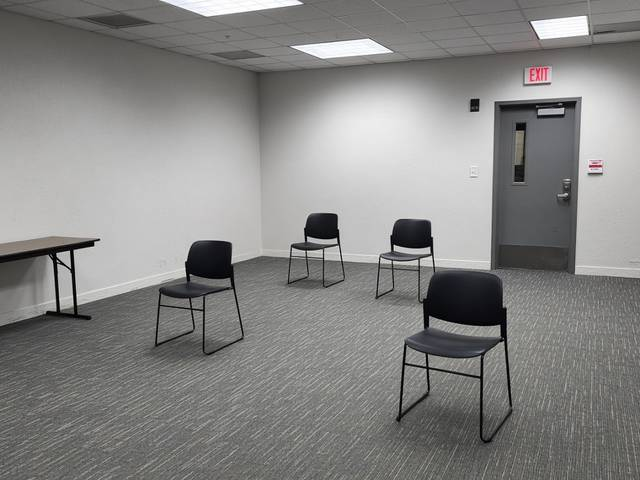
#> input picture server/tests/fixtures/scenes/640x480/01_entry_overview.jpg, 640 x 480 px
$ python -i exit_nav.py   (imports and definitions only)
#> lines starting #> are read from the running program, lines starting #| are printed output that depends on the picture; after the words box and inside, x2 and y2 are one past the last pixel; in counts of white or black regions, pixels touching at a corner belong together
#> further down, picture is the input picture: PIL image 640x480 RGB; mean R, G, B 134.5, 134.1, 132.7
"""Exit finding + path to exit from one landscape frame (prototype navigator "exitpath").

Pipeline (deterministic, CPU only):
  1. metric depth: DA2 metric-indoor-small ONNX, landscape frame run as two portrait tiles
     (depth_land.depth_landscape(mode="tiles")), working grid 320x240.
  2. floor plane: robust LS fit on the bottom 28% of rows -> camera height / pitch / roll in
     model units. Depth is rescaled so camera height = CAM_H_M (1.3 m chest mount, the same
     assumption server/ai/proximity.py documents). If the fit is implausible the raw depth and a
     level camera are used and the result is flagged (scale_source="raw").
  3. exit: red EXIT-sign blob (HSV) in the top 40% of the frame, then the door slab under it
     (columns darker than the wall or farther in depth). A door/doorway WITHOUT a sign is
     reported as `door_candidates` but never as the exit (scene 08 trap).
  4. top-down occupancy: back-project depth, height above the floor plane; 0.15-1.9 m = obstacle,
     <0.08 m = floor. 0.1 m cells, per-column ray casting marks seen-free cells, rest unknown.
  5. A* (8-connected) from the camera to a goal 0.5 m in front of the door, obstacles inflated by
     body radius (0.25 m) + margin (0.10 m); unknown cells allowed at 3x cost.
  6. spoken instruction from the path (first-leg heading, legs, distance, obstacles beside the
     path) plus a NavResult for the existing harness scorer.
"""
from __future__ import annotations

import heapq
import io
import math
from dataclasses import dataclass, field
from typing import Any

import numpy as np
from PIL import Image

from server.depth_land import depth_landscape

CFG = dict(
    hfov_deg=66.0,       # ASSUMED horizontal FOV of the 4:3 landscape frame (phone main cam ~26 mm eq.)
    cam_h_m=1.3,         # ASSUMED chest-camera height (server/ai/proximity.py docstring)
    work_hw=(240, 320),  # depth / geometry grid (half of 640x480)
    floor_rows=0.72,     # floor fit uses rows below this fraction of height
    obst_h=(0.15, 1.9),  # obstacle height band above floor (m)
    floor_h=0.08,
    cell=0.1, x_half=5.0, z_max=12.0,
    body_r=0.25, margin=0.10,
    unknown_cost=3.0,
    stop_corridor=(0.35, 1.2),  # |x| < 0.35 m, z < 1.2 m occupied -> STOP (about one stride + reaction)
    arrive_m=3.0, arrive_deg=12.0,  # arrive_m chosen after looking at scene 04 (see report)
    bearing_center_deg=10.0,
    fallback_stop_m=1.2,    # floor fit failed: STOP if raw-depth centre p10 < this
    flat_view_ratio=1.6,    # ...or if depth p95/p5 < this (one surface fills the view)
)


# ----------------------------------------------------------------------------- geometry
@dataclass
class Geo:
    f: float
    cx: float
    cy: float
    n_up: np.ndarray       # unit floor normal pointing from floor to camera (camera coords, Y down)
    h: float               # camera height above floor (m, after scaling)
    r_ax: np.ndarray       # ground "right" axis
    f_ax: np.ndarray       # ground "forward" axis
    scale: float
    scale_source: str
    pitch_deg: float
    roll_deg: float
    raw_h: float

    def ray(self, u, v):
        return np.stack([(np.asarray(u) - self.cx) / self.f, (np.asarray(v) - self.cy) / self.f, np.ones_like(np.asarray(u, float))], -1)

    # [63 lines left out: functions floor_hit, project_ground, fit_floor, apply_scale, ground_points, not called in this run]


# ----------------------------------------------------------------------------- exit detection
def _label(mask):
    from scipy import ndimage as ndi
    lab, n = ndi.label(mask)
    return lab, ndi.find_objects(lab)


SIGN = dict(
    # hue in PIL HSV units (0-255): red wraps around 0, green spans ~85-176 deg (LED/pictogram green)
    red_h=(12, 235), green_h=(60, 125), min_s=90, min_v=110,
    v_lit=180,            # mean V of a lit sign (self-luminous); see report for how this was set
    v_lit_dark=140, dark_contrast=3.0,  # ...or moderately bright but >=3x its surroundings (dark room)
    aspect=(0.9, 4.5),    # w/h of the coloured blob (letters blur together at 640x480)
    min_fill=0.45,        # blob fills most of its bounding box (rules out rings, edges, foliage)
    area_frac=(0.0002, 0.04),  # of the frame: rejects specks and whole walls / boards
    max_top=0.60,         # sign must start in the top 60% of the frame
)


def sign_candidates(img: Image.Image, cfg=SIGN) -> list[dict[str, Any]]:
    """Red or green blobs with features + whether they pass the exit-sign shape check."""
    from scipy import ndimage as ndi
    hsv = np.asarray(img.convert("HSV"), np.int16)
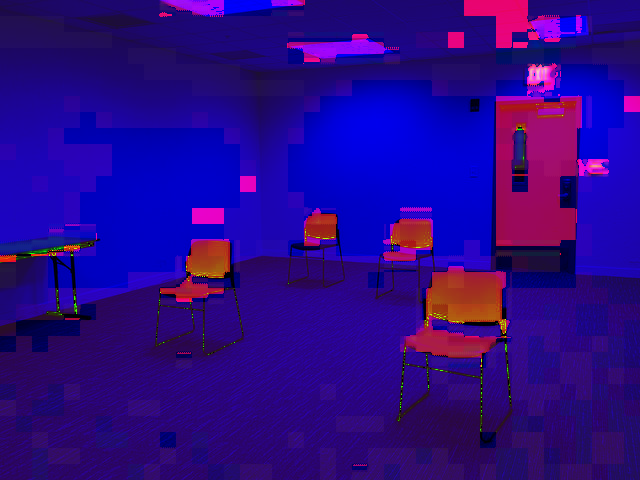
#> hsv: shape (480, 640, 3) int16; mean R, G, B 42.4, 6.7, 134.9
    h, s, v = hsv[..., 0], hsv[..., 1], hsv[..., 2]
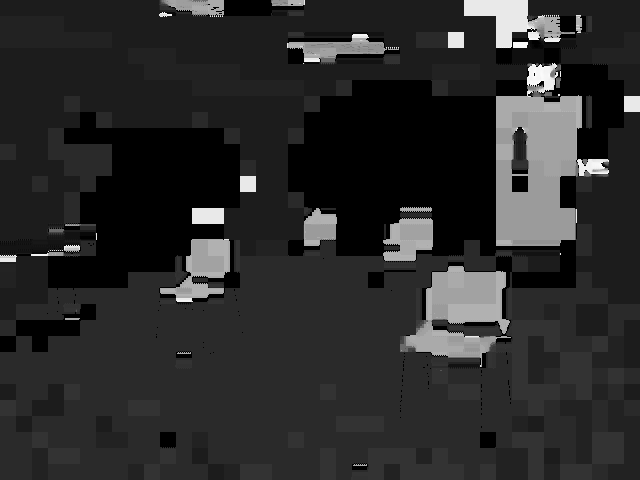
#> h: shape (480, 640) int16; min 0, max 254, mean 42.4
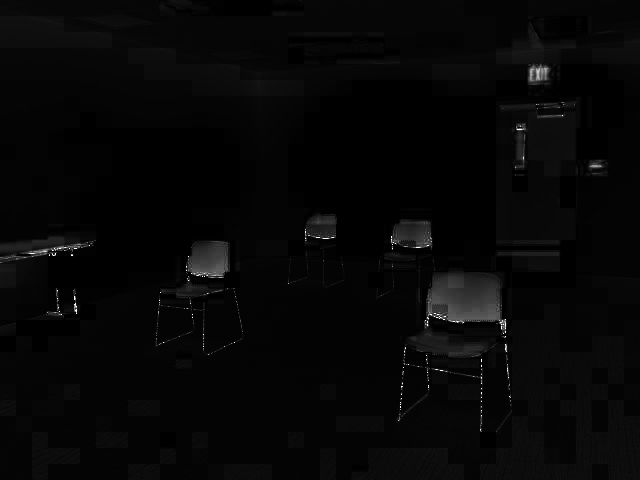
#> s: shape (480, 640) int16; min 0, max 255, mean 6.7
    L = np.asarray(img.convert("L"), np.float32)
    H, W = L.shape
#> H = 480; W = 640
    base = (s > cfg["min_s"]) & (v > cfg["min_v"])
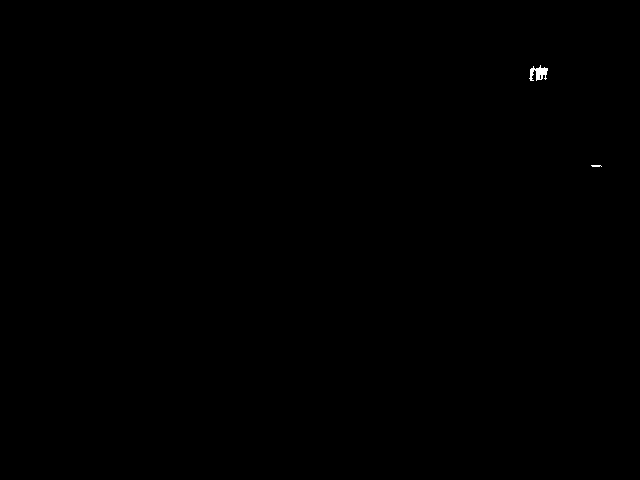
#> base: shape (480, 640) bool; 0.06% white; 2 white regions (1 under 20 px), largest, box (x1, y1, x2, y2) and area: (529, 65, 548, 81) 171
    masks = {"red": ((h < cfg["red_h"][0]) | (h > cfg["red_h"][1])) & base & (s > 110),
             "green": (h >= cfg["green_h"][0]) & (h <= cfg["green_h"][1]) & base}
    out = []
    for colour, m in masks.items():
        m = ndi.binary_closing(m, structure=np.ones((3, 9)), iterations=1)
        lab, objs = _label(m)
        for i, sl in enumerate(objs, 1):
            if sl is None:
                continue
            mm = lab[sl] == i; area = int(mm.sum())
            if area < 20:
                continue
            y0, y1, x0, x1 = sl[0].start, sl[0].stop, sl[1].start, sl[1].stop
            w, hh = x1 - x0, y1 - y0
            vm = float(v[sl][mm].mean())
            ring = L[max(y0 - hh, 0):min(y1 + hh, H), max(x0 - w // 2, 0):min(x1 + w // 2, W)]
            contrast = vm / (float(ring.mean()) + 1.0)
            edge = x0 <= 1 or x1 >= W - 1 or y0 <= 1
            c = dict(colour=colour, box=(int(x0), int(y0), int(x1), int(y1)), area=area,
                     area_frac=area / (W * H), aspect=w / hh, fill=area / (w * hh), v=vm, contrast=contrast,
                     cropped=bool(x0 <= 1 or x1 >= W - 1), reasons=[])
            r = c["reasons"]
            if not (cfg["area_frac"][0] <= c["area_frac"] <= cfg["area_frac"][1]):
                r.append("size")
            if not (cfg["aspect"][0] <= c["aspect"] <= cfg["aspect"][1]) and not edge:
                r.append("aspect")
            if c["fill"] < cfg["min_fill"]:
                r.append("fill")
            if not (vm >= cfg["v_lit"] or (vm >= cfg["v_lit_dark"] and contrast >= cfg["dark_contrast"])):
                r.append("not_lit")
            if y0 > cfg["max_top"] * H:
                r.append("too_low")
            # score: prefer full, bright, ~2.2:1, higher in the frame
            c["score"] = (c["fill"] + min(vm / 255, 1.0)
                          + 0.5 * (1 - min(abs(math.log(max(c["aspect"], 1e-3) / 2.2)) / math.log(4), 1))
                          - 0.5 * (y0 / H))
            c["ok"] = not r
            out.append(c)
#> this loop made 2 passes
#> (colour, n in _label) on passes 1 to 2: ('red', 2), ('green', 0)
#> after the loop, out = 1 item
    return out


# [106 lines left out: functions find_exit_sign, _runs, find_door_slabs, door_vertical_extent, detect_exit, not called in this run]


# ----------------------------------------------------------------------------- occupancy + A*
@dataclass
class Grid:
    occ: np.ndarray       # bool occupied
    free: np.ndarray      # bool seen free
    inflated: np.ndarray  # bool blocked after inflation
    cell: float
    x_half: float
    z_max: float

    def ij(self, x, z):
        return int(round(z / self.cell)), int(round((x + self.x_half) / self.cell))

    def xz(self, i, j):
        return j * self.cell - self.x_half, i * self.cell


# [129 lines left out: functions build_grid, astar, simplify, obstacle_blobs, bucket_distance, dir_words and 1 more, not called in this run]


def round_m(m):
    return f"{m:.0f}" if m >= 3 else f"{m:.1f}".rstrip("0").rstrip(".")


# ----------------------------------------------------------------------------- main entry
# [167 lines left out: functions analyze_frame, compose, not called in this run]


# ----------------------------------------------------------------------------- navigator
class ExitPathNavigator:
    """``server.nav`` Navigator: SAW_NAVIGATOR=exitpath. Needs the depth ONNX and scipy."""

    name = "exitpath"

    def __init__(self) -> None:
        self.last: dict[str, Any] | None = None

    def reset(self) -> None:
        self.last = None

    # [20 lines left out: function analyze, not called in this run]

>>> from PIL import Image
>>> picture = Image.open('tests/fixtures/scenes/640x480/01_entry_overview.jpg')
>>> result = sign_candidates(picture)
#> result = 1 item

$ run again, on server/tests/fixtures/scenes/640x480/02_chair_blocking.jpg
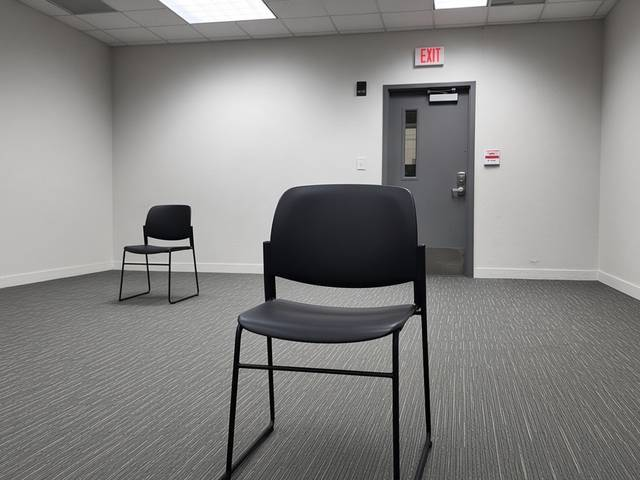
#> input picture server/tests/fixtures/scenes/640x480/02_chair_blocking.jpg, 640 x 480 px
#> picture is the input picture: PIL image 640x480 RGB; mean R, G, B 132.9, 132.2, 131
#> in sign_candidates, `h, s, v = hsv[..., 0], hsv[..., 1], hsv[..., 2]`:
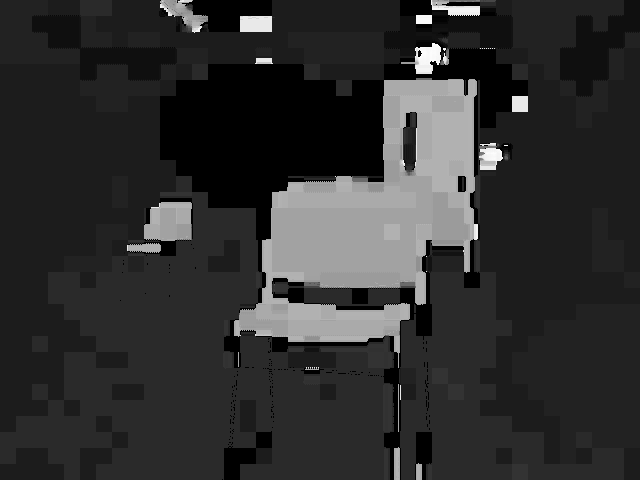
#> h: shape (480, 640) int16; min 0, max 254, mean 47
#> in sign_candidates, `h, s, v = hsv[..., 0], hsv[..., 1], hsv[..., 2]`:
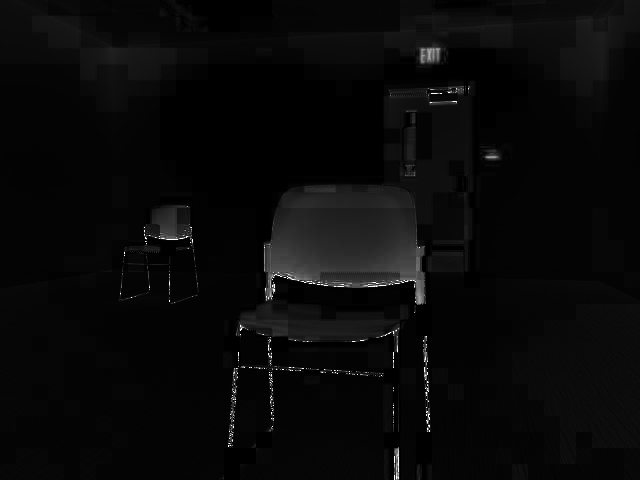
#> s: shape (480, 640) int16; min 0, max 255, mean 9
#> base: shape (480, 640) bool; 0.07% white; 2 white regions, box (x1, y1, x2, y2) and area: (421, 48, 440, 63) 190, (486, 156, 497, 158) 21
#> the loop in sign_candidates, `for colour, m in masks.items():` made 2 passes
#> (colour, n in _label) on passes 1 to 2: ('red', 2), ('green', 0)
#> after the loop in sign_candidates, `for colour, m in masks.items():`: out = 1 item
